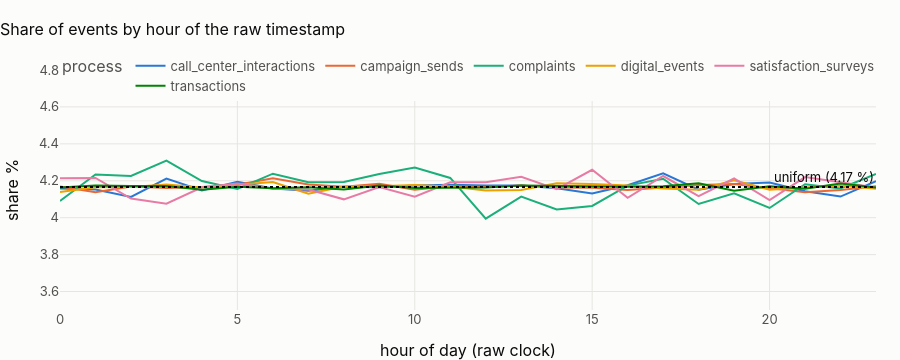

Notebook source saved alongside this figure:
### Markdown cell above
## 1 · Hour of day, as delivered

### Code cell
prof = hourly.assign(h=hourly.hour_start.dt.hour).groupby(["process", "h"]).n.sum().reset_index()
prof["share %"] = 100 * prof.n / prof.groupby("process").n.transform("sum")
fig = px.line(
    prof, x="h", y="share %", color="process", title="Share of events by hour of the raw timestamp"
)
fig.add_hline(y=100 / 24, line_dash="dot", annotation_text="uniform (4.17 %)")
fig.update_layout(height=360, xaxis_title="hour of day (raw clock)", yaxis_range=[3.5, 4.8])
fig.show()
cv = prof.groupby("process").n.agg(lambda x: x.std() / x.mean())
display(
    Markdown(
        "**Every process is flat over the 24 hours** (coefficient of variation of the hourly counts: "
        + ", ".join(f"{k} {v:.3f}" for k, v in cv.items())
        + "). There is no morning peak, lunchtime or night trough in any clock: an hour is an hour. A real bank's "
        "transactions peak around midday and fall to a few percent of the peak at night, and its contact centre has a "
        "pronounced morning peak; neither exists here, so the intraday shape cannot be modelled on this data."
    )
)

### Figure 1 — Plotly figure (JSON) as saved in the notebook; plotly's stock layout.template omitted (floating-point values rounded to 4 significant figures)
{"data": [{"hovertemplate": "process=call_center_interactions<br>h=%{x}<br>share %=%{y}<extra></extra>", "legendgroup": "call_center_interactions", "line": {"color": "#2a78d6", "dash": "solid"}, "marker": {"symbol": "circle"}, "mode": "lines", "name": "call_center_interactions", "orientation": "v", "showlegend": true, "type": "scatter", "x": [0, 1, 2, 3, 4, 5, 6, 7, 8, 9, 10, 11, 12, 13, 14, 15, 16, 17, 18, 19, 20, 21, 22, 23], "xaxis": "x", "y": [4.158, 4.153, 4.112, 4.212, 4.147, 4.194, 4.158, 4.146, 4.168, 4.165, 4.174, 4.178, 4.174, 4.175, 4.16, 4.131, 4.176, 4.24, 4.152, 4.182, 4.19, 4.143, 4.114, 4.198], "yaxis": "y"}, {"hovertemplate": "process=campaign_sends<br>h=%{x}<br>share %=%{y}<extra></extra>", "legendgroup": "campaign_sends", "line": {"color": "#eb6834", "dash": "solid"}, "marker": {"symbol": "circle"}, "mode": "lines", "name": "campaign_sends", "orientation": "v", "showlegend": true, "type": "scatter", "x": [0, 1, 2, 3, 4, 5, 6, 7, 8, 9, 10, 11, 12, 13, 14, 15, 16, 17, 18, 19, 20, 21, 22, 23], "xaxis": "x", "y": [4.169, 4.138, 4.169, 4.161, 4.167, 4.179, 4.214, 4.18, 4.167, 4.184, 4.151, 4.172, 4.166, 4.174, 4.163, 4.162, 4.15, 4.161, 4.176, 4.182, 4.158, 4.137, 4.151, 4.17], "yaxis": "y"}, {"hovertemplate": "process=complaints<br>h=%{x}<br>share %=%{y}<extra></extra>", "legendgroup": "complaints", "line": {"color": "#1baf7a", "dash": "solid"}, "marker": {"symbol": "circle"}, "mode": "lines", "name": "complaints", "orientation": "v", "showlegend": true, "type": "scatter", "x": [0, 1, 2, 3, 4, 5, 6, 7, 8, 9, 10, 11, 12, 13, 14, 15, 16, 17, 18, 19, 20, 21, 22, 23], "xaxis": "x", "y": [4.091, 4.234, 4.226, 4.309, 4.198, 4.155, 4.238, 4.192, 4.194, 4.237, 4.272, 4.215, 3.994, 4.114, 4.045, 4.063, 4.174, 4.211, 4.074, 4.132, 4.053, 4.182, 4.159, 4.237], "yaxis": "y"}, {"hovertemplate": "process=digital_events<br>h=%{x}<br>share %=%{y}<extra></extra>", "legendgroup": "digital_events", "line": {"color": "#eda100", "dash": "solid"}, "marker": {"symbol": "circle"}, "mode": "lines", "name": "digital_events", "orientation": "v", "showlegend": true, "type": "scatter", "x": [0, 1, 2, 3, 4, 5, 6, 7, 8, 9, 10, 11, 12, 13, 14, 15, 16, 17, 18, 19, 20, 21, 22, 23], "xaxis": "x", "y": [4.139, 4.165, 4.167, 4.18, 4.163, 4.177, 4.193, 4.129, 4.169, 4.17, 4.177, 4.169, 4.148, 4.15, 4.186, 4.182, 4.175, 4.158, 4.151, 4.203, 4.151, 4.164, 4.175, 4.157], "yaxis": "y"}, {"hovertemplate": "process=satisfaction_surveys<br>h=%{x}<br>share %=%{y}<extra></extra>", "legendgroup": "satisfaction_surveys", "line": {"color": "#e87ba4", "dash": "solid"}, "marker": {"symbol": "circle"}, "mode": "lines", "name": "satisfaction_surveys", "orientation": "v", "showlegend": true, "type": "scatter", "x": [0, 1, 2, 3, 4, 5, 6, 7, 8, 9, 10, 11, 12, 13, 14, 15, 16, 17, 18, 19, 20, 21, 22, 23], "xaxis": "x", "y": [4.214, 4.215, 4.104, 4.076, 4.165, 4.185, 4.157, 4.152, 4.099, 4.166, 4.114, 4.192, 4.191, 4.222, 4.154, 4.26, 4.108, 4.226, 4.117, 4.212, 4.096, 4.22, 4.192, 4.163], "yaxis": "y"}, {"hovertemplate": "process=transactions<br>h=%{x}<br>share %=%{y}<extra></extra>", "legendgroup": "transactions", "line": {"color": "#008300", "dash": "solid"}, "marker": {"symbol": "circle"}, "mode": "lines", "name": "transactions", "orientation": "v", "showlegend": true, "type": "scatter", "x": [0, 1, 2, 3, 4, 5, 6, 7, 8, 9, 10, 11, 12, 13, 14, 15, 16, 17, 18, 19, 20, 21, 22, 23], "xaxis": "x", "y": [4.164, 4.175, 4.171, 4.172, 4.152, 4.167, 4.159, 4.165, 4.153, 4.175, 4.161, 4.162, 4.164, 4.175, 4.172, 4.168, 4.167, 4.171, 4.186, 4.146, 4.17, 4.157, 4.185, 4.163], "yaxis": "y"}], "layout": {"annotations": [{"showarrow": false, "text": "uniform (4.17 %)", "x": 1, "xanchor": "right", "xref": "x domain", "y": 4.167, "yanchor": "bottom", "yref": "y"}], "height": 360, "legend": {"title": {"text": "process"}, "tracegroupgap": 0}, "shapes": [{"line": {"dash": "dot"}, "type": "line", "x0": 0, "x1": 1, "xref": "x domain", "y0": 4.167, "y1": 4.167, "yref": "y"}], "title": {"text": "Share of events by hour of the raw timestamp"}, "xaxis": {"anchor": "y", "domain": [0.0, 1.0], "title": {"text": "hour of day (raw clock)"}}, "yaxis": {"anchor": "x", "domain": [0.0, 1.0], "range": [3.5, 4.8], "title": {"text": "share %"}}}}
